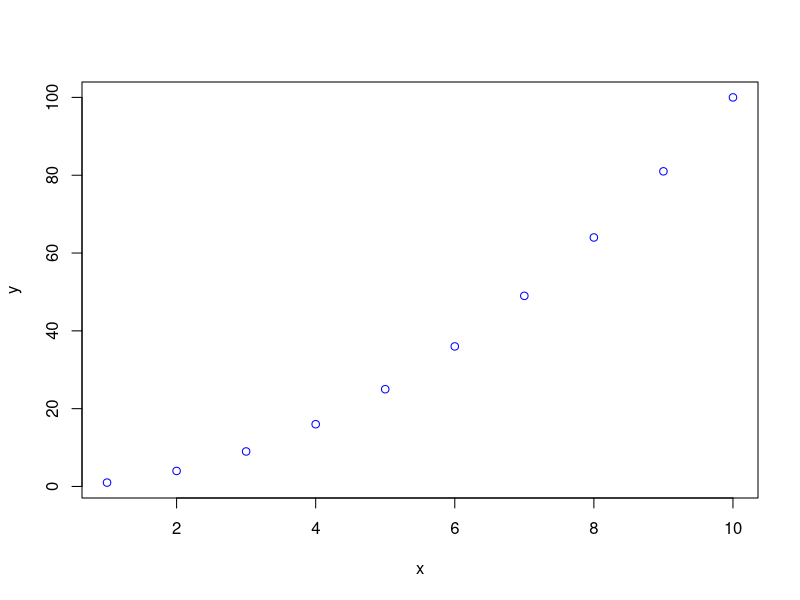
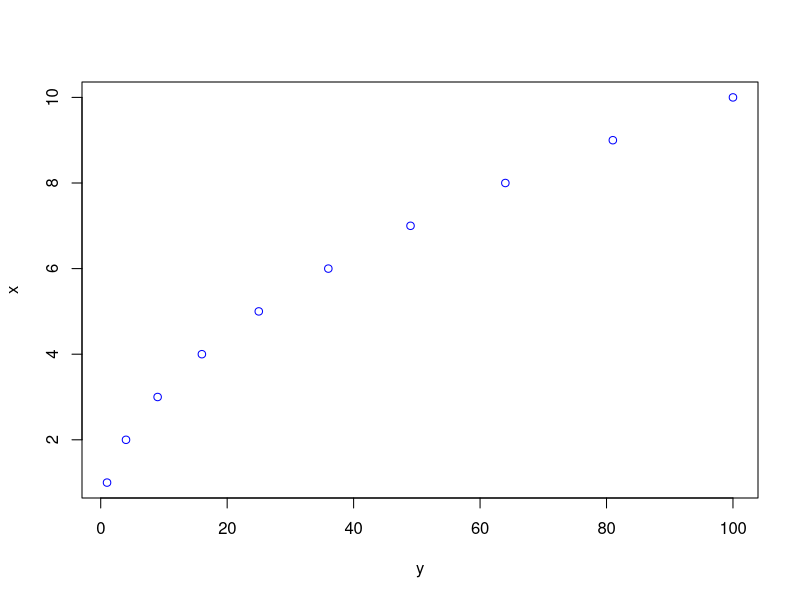

R code for these plots, in order:
# Fundamentos de R - Parte 3:
# Funciones
#
# Angelo Gutierrez-Daza
# Programa de Estudios Superiores
# Banco de Guatemala
# 2025
#
# Probado usando R 4.5.1


################################################################################
# 1) Funciones Basicas 
################################################################################

# Comenzemos por limpiar todo el workspace
rm(list=ls()) 
ls()

# Recordemos como crear diferentes escalares, vectores y matrices en R

### Crear vectores
A  <- cbind(1,2)      # Vector de dimension 1x2
B  <- rbind(1,2)      # Vector de dimension 2x1
C  <- c(1,2)          # Comando para concatenar de forma horizontal
D  <- c(A,C)          # Tambien se puede usar para concatenar vectores

### Crear Matrices
AA <- matrix(c(1,2),nrow=2,ncol=1)         # Matriz 2x1
BB <- matrix(c(1,2),nrow=1,ncol=2)         # Matriz 1x2
CC <- matrix(c(1,2,3,4),ncol=2,nrow=2)     # Matriz 2x2 ordenada por columnas
DD <- matrix(c(1,2,3,4),ncol=2,byrow=TRUE) # Matriz 2x2 ordenada por filas

### Manipular Matrices
FF <- DD                  # Crear una matriz duplicado
FF                        # Ver en el command window
FF[1,1] <- 10             # Asignacion de elementos de la matriz
FF                        # Ver en el command window
FF[1,2]                   # Seleccion del elemento en la posicion (1,2)
GG <- cbind(FF,c(5,6))    # Contatenar vector columna a una matriz
GG                        # Ver en el command window
GG <- rbind(FF,c(7,8,9))  # Contatenar vector fila a una matriz
GG                        # Ver en el command window
GG[,1]                    # Seleccionar todos los elementos de la 1er columna
GG[1,1:2]                 # Elementos 1 hasta 2 de la primera fila
GG[-1,2]                  # Elementos de la 2da columna, excepto el primero
GG <- GG[1:2,]            # Reasignacion de datos

# R cuenta con una serie de funciones predeterminadas para manipular datos

############ La funcion mas importante de todas: La ayuda ######################

# Podemos buscar documentacion de cualquier funcion con el simbolo "?" 
?diag                

# De forma alternativa, podemos usar la funcion help()
help("diag")         

# Si usamos "??", buscamos ayuda usando "diag" como palabra clave
??diag               

# De forma alternativa, podemos utilizar el comando help.search()
help.search("diag")  

################################################################################

### Funciones para crear vectores
A<-seq(1,10)    # seq() crear vectores con sucesiones de variables
1:10            # De forma alternativa, podemos utilizar ":"
seq(1,10,2)     # seq() permite crear para sucesiones con distintos intervalos
seq(0,-10,-2)   # Y suseciones de numeros negativos
seq(0,1,len=5)  # P un vector con 5 elementos equidistantes entre 0 y 1
rep(1,10)       # rep() permite crear vectores de elementos repetidos

### Operaciones sobre matrices
AA; BB; GG;     # Recordemos estas matrices
t(BB)           # Transpuesta de una matriz
AA%*%BB         # Multiplicacion de matrices
BB%*%AA         # Multiplicacion de matrices
AA*t(BB)        # Producto punto de matrices
diag(2,3,3)     # Matriz diagonal de "2" de dimension 3x3
diag(c(1,2))    # Matriz diagonal con el vector indicado
diag(5)         # Matriz identidad de 5x5
diag(GG)        # Diagonal de la matriz GG
solve(GG)       # Inversa de la matriz GG
det(GG)         # Determinante de la matriz GG
eigen(GG)       # Valores y vectores propios de la matriz GG
dim(GG)         # Dimensiones de la matriz GG
ncol(GG)        # Numero de columnas de la matriz GG
nrow(GG)        # Numero de filas de la matriz GG

### Funciones para generar y trabajar con numeros aleatorios ###
M  <- runif(10,0,7)    # Vector de 10 realizaciones de una uniforme(0,7)
N  <- rnorm(1000,0,2)  # Vector de 1000 realizaciones de una normal(0,1)
O  <- rlnorm(30)       # Vector de 30 realizaciones log-normal(0,1)

# Podemos combinar varias de las funciones anteriores 
# Aca combinamos "matrix" y "rnorm" para crear una matriz con v.a. normales
MM <- matrix(rnorm(5*5,mean=0,sd=1),5,5) 

### Estadistica descriptiva sobre un vectr
length(M)  # Dimension de M
sum(M)     # Suma de los elementos del vector M
mean(M)    # Promedio del vector M
median(M)  # Mediana del vector M
var(M)     # Varianza del vector M
min(M)     # Elemento minimo del vector M
max(M)     # Elemento maximo del vector M

### Estadistica descriptiva sobre una matriz

# Note que las funciones anteriores pueden aplicarse a matrices, 
# en cuyo caso, la operacion se hace tomando todos los elementos de la matriz
dim(MM)    # Dimension de M
MM
sum(MM)    # Suma de los elementos del vector M
mean(MM)   # Promedio del vector M
var(MM)    # Varianza del vector M (normaliza usando n-1)
sd(MM)     # Desviacion estandar del vector M (normaliza usando n-1)
min(MM)    # Elemento minimo del vector M
max(MM)    # Elemento maximo del vector M

# De forma alternativa, podemos realizar la operacion para cada fila o columna
# de la matriz usando la funcion apply
MM
apply(MM,2,sum)  # Suma de los elementos de cada columna de la matriz MM
apply(MM,2,mean) # Promedio de los elementos de cada columna de la matriz MM
apply(MM,2,var)  # Varianza de los elementos de cada columna de la matriz MM
apply(MM,2,sd)   # Desv. est. de los elementos de cada columna de la matriz MM
apply(MM,2,min)  # Minimo de los elementos de cada columna de la matriz MM
apply(MM,2,max)  # Maximo de los elementos de cada columna de la matriz MM

################################################################################
# 2) Definir Funciones
################################################################################

### Introduccion
# Hemos visto ya varias de las funciones que vienen incorporadas en R
# Por ejemplo, sum() es una funcion: 
# Toma como argumento un vector y regresa la suma de sus elementos
x <- c(1,2)
y <- sum(x)

# Una funcion mas complicada es la funcion plot()
x <- 1:10
y <- x^2
plot(x,y,col="blue") 
# En este caso, "x" y "y" son argumentos posicionales, lo que quiere decir que
# el orden en que se ingresan importa:
plot(y,x,col="blue") # Reversamos el orden de "x" y "y"

# Por otro lado, el argumento "blue" es un argumento nombrado, lo que quiere 
# decir que el orden no importa. De hecho, es un argumento es opcional.

# Otro ejemplo es la funcion integrate(), la cual realiza integracion numerica
integrate(cos,-1,5) # Valor de la integral de cos(x) entre -1 y 5

# Note que el primer argumento de integrate() es una funcion

# Estas funciones vienen por defecto con R (built-in functions)

# Si bien son utiles, suele ser conveniente definir nuestras propias funciones
# Veamos como hacerlo

### Funciones definidas por el usuario

# Recuerdan que la funcion recibe funciones?
# Como podemos entonces evaluar la integral de f(x)= (x^2)*cos(x)  entre -1 y 5?
# La respuesta: Crear para integrate() nuestra propia funcion que evalue f(x) 

mi_funcion <- function(x) return((x^2)*cos(x)) # Asi de sencillo
integrate(mi_funcion,-1,5) 

# Note que "mi_funcion" es solo un nombre arbitrario y que return() especifica
# el valor devuelto por la funcion

### Otros ejemplos

# Una funcion sin argumentos
f <- function() print("Iniesta")
f()

# Una funcion con dos argumentos
g <- function(x,y) return(x^2 + 2*x*y + y^2)
g(2,3)

# Una funcion con argumentos opcionales
h <- function(x, intercepto=0) return(intercepto + 2*x)
h(1)
h(1,intercepto=3)

# Otra funcion util: Una funcion que calcule el estimador MCO, tomando como 
# dadas una matriz de regresores X y el vector Y con la variable dependiente

# Primero, simulemos unos datos
beta_sim <- matrix(c(1,2),ncol=1,nrow=2) # Coeficientes del modelo
X.sim    <- matrix(rnorm(1000),ncol=2)    # Regresores
eps      <- matrix(rnorm(500),ncol=1)     # Ruido
Y.sim    <- X.sim%*%beta_sim+eps         # Variable simulada

# Definir una funcion que calcule el estimador MCO
my_ols  <-  function(X,Y)  {
  beta <- (solve(t(X)%*%X))%*%(t(X)%*%Y)  
  return(beta)
}

# Probar la funcion usando los datos simulados
my_ols(X.sim,Y.sim)

### Reglas para las funciones
# - Pueden tener un numero de argumentos arbitrario (tanto posicionales como 
#    opcionales)
# - Los argumentos pueden ser cualquier objeto de R
# - Los valores retornados pueden ser cualquier objeto de R
# - Las funciones solo pueden devolver un objeto
# - Por lo anterior, para retornar varias variables o datos, se deben agrupar en
#   un vector, lista o data frame

### Variables Locales ###
# Las variables que se definan dentro de una funcion son "variables locales".
# Lo anterior quiere decir que solo existen dentro de la funcion. 
# Ejemplo:
x <- 1                            # Hacemos x igual a 1
f <- function() {
    a<-2;
    z <- 4 + a
    return(z)
    print(x)}  # Una funcion que hace que x sea igual a 2
f()                               # Corremos esta funcion
x                                 # x sigue siendo 1

### Usen funciones cuando puedan! ###
# - Dividen un programa largos en sus componentes logicos mas pequenos, lo que 
#   la hace mas facil de leer
# - Cada componente puede ser disenado de forma individual
# - Fomenta la reutilizacion de codigos
# - Ahorra el esfuerzo de repetir tareas comunes
